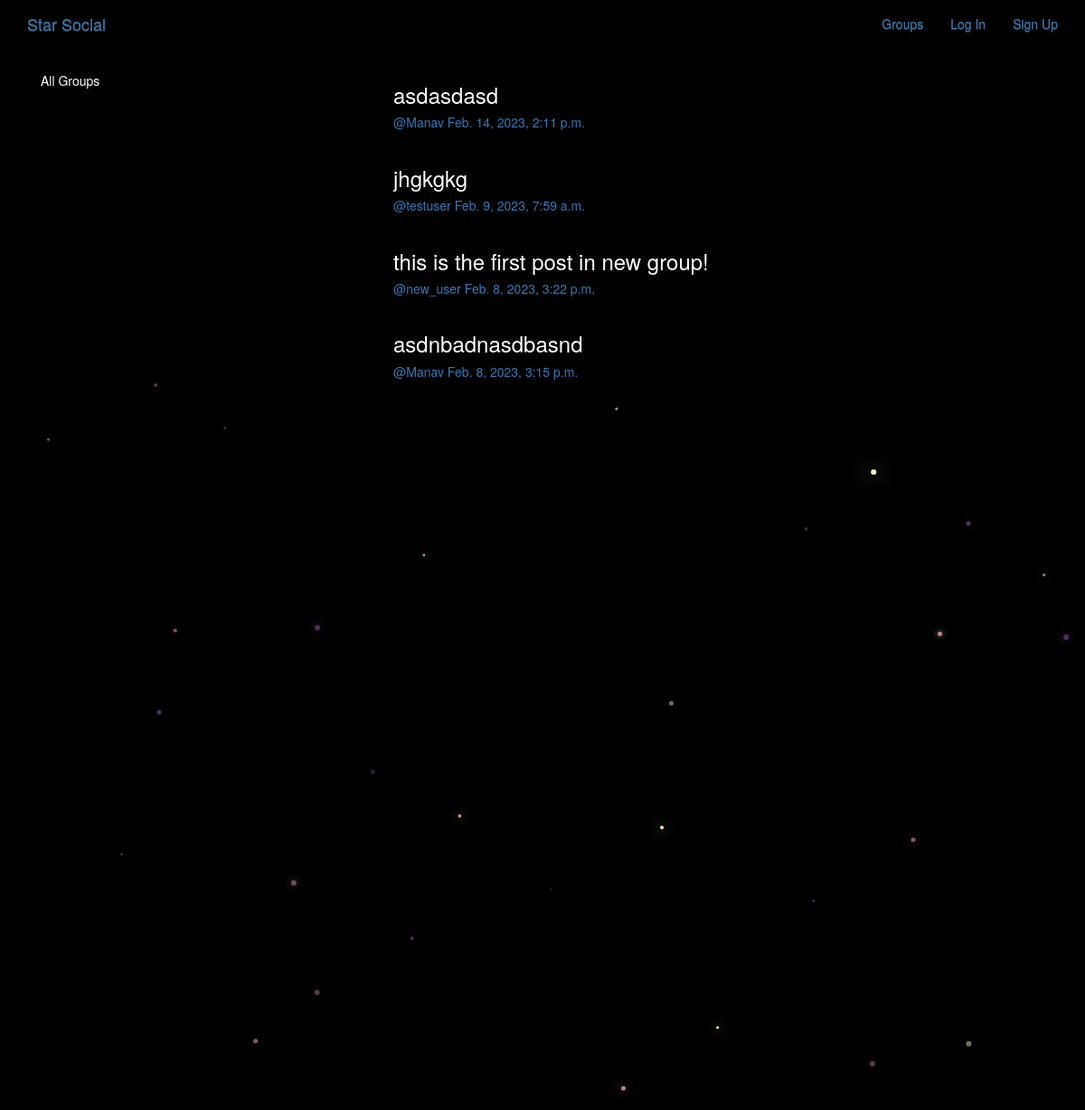
/posts/, run on the app's committed database.
### posts/models.py (models this page shows, shortened)
class Post(models.Model):
    user = models.ForeignKey(User,related_name='posts' ,on_delete=models.CASCADE)
    created_at = models.DateTimeField(auto_now=True)
    message = models.TextField()
    message_html = models.TextField(editable=False)
    group = models.ForeignKey(Group , related_name='posts',null=True,blank=True, on_delete=models.CASCADE)
    class Meta:
        ordering = ['-created_at']
        unique_together = ['user','message']

### posts/views.py (the view)
# urls.py: path('',PostList.as_view(),name='all'),
class PostList(SelectRelatedMixin, ListView):
    model = Post
    select_related = ('user', 'group')

### posts/templates/posts/post_list.html (shortened to what this page needs)
{% extends 'posts/post_base.html' %}
{% block pre_post_content %}
    <div class="col-md-4">
        <div class="card-with-shadow card">
            <div class="content">
                <h5 class="title">All Groups</h5>
            </div>
        </div>
    </div>
{% endblock pre_post_content %}
{% block post_content %}
    <div class="col-md-8">
        {% for post in post_list %}
            {% include 'posts/_post.html' %}
        {% endfor %}
    </div>
{% endblock post_content %}

### posts/templates/posts/_post.html (shortened to what this page needs)
<div class="post media">
    <h3>{{ post.message_html|safe }}</h3>
    <div class="media-body">
        <h5 class="media-heading">
            <span class="username">
                <a href="{% url 'posts:for_user' username=post.user.username %}">@{{post.user.username}}</a>
            </span>
            <time class="time">
                <a href="{% url 'posts:single' username=post.user.username pk=post.pk %}">{{post.created_at}}</a>
            </time>
        </h5>
    </div>
</div>

### static/css/master.css (style rules this page uses)
body { margin: 0; overflow: hidden; background-color: black; color:white; }

### data on the page
Post: message_html "asdasdasd", user.username "Manav", created_at "Feb. 14, 2023, 2:11 p.m."
Post: message_html "jhgkgkg", user.username "testuser", created_at "Feb. 9, 2023, 7:59 a.m."
Post: message_html "this is the first post in new group!", user.username "new_user", created_at "Feb. 8, 2023, 3:22 p.m."
Post: message_html "asdnbadnasdbasnd", user.username "Manav", created_at "Feb. 8, 2023, 3:15 p.m."
